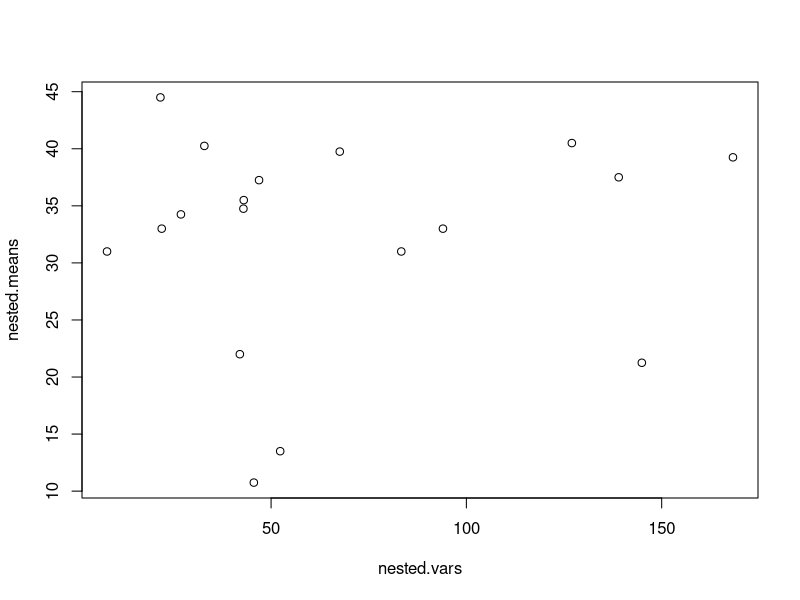
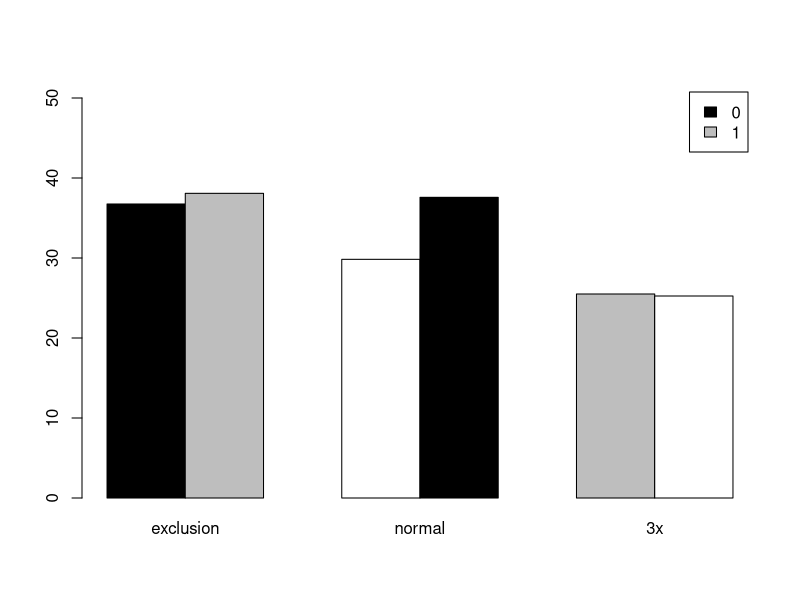
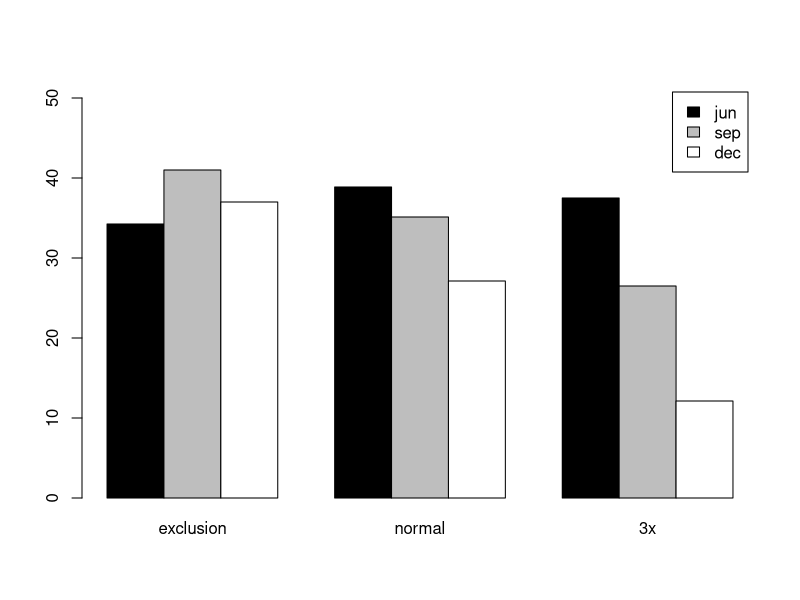
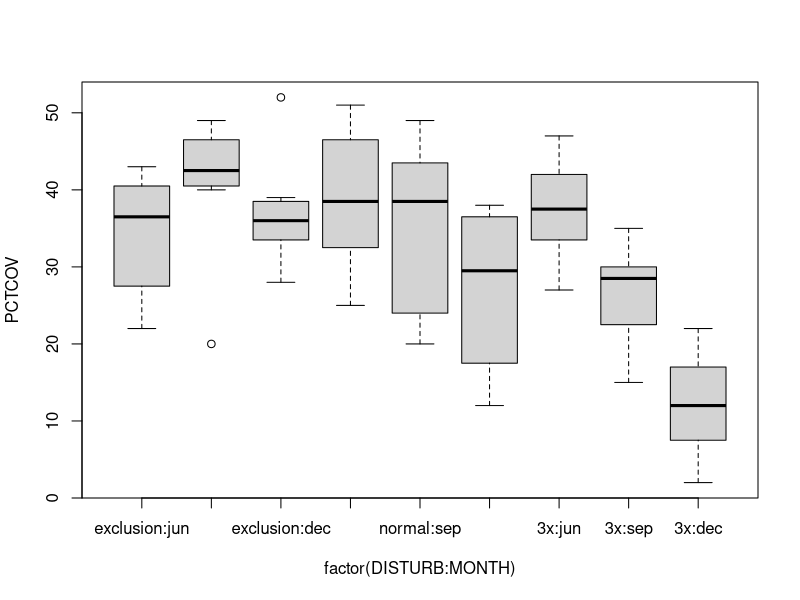

Write the R code that produced these figures, in order.
rawdata <- read.table('TramplingData.dat', header=T)
names(rawdata)


rawdata$DISTURB <- factor(rawdata$DISTURB, levels=c('exclusion', 'normal', '3x'))

rawdata$MONTH <- factor(rawdata$MONTH, levels=c('jun', 'sep', 'dec'))

nested <- rawdata

rawdata$PLOT <- factor(rawdata$PLOT)

nested$PLOT = nested$PLOT %% 2

nested$PLOT <- factor(nested$PLOT)

fligner.test(PCTCOV~factor((DISTURB:PLOT):MONTH), data=nested)
nested.vars <- with(nested, tapply(PCTCOV, DISTURB:PLOT:MONTH, var, na.rm=T))
nested.means <- with(nested, tapply(PCTCOV, DISTURB:PLOT:MONTH, mean, na.rm=T))
plot(nested.vars, nested.means)
sort(nested.vars)
max(nested.vars)/sum(nested.vars)
1/(1+(2/qf(1-.05/3, 1, 2)))

barplot(with(nested,tapply(PCTCOV,list(PLOT,DISTURB),mean)),beside=T, ylim=c(0,52), legend=c(levels(nested$PLOT)),col=c(1, 'grey', 0))
barplot(with(nested,tapply(PCTCOV,list(MONTH,DISTURB),mean)),beside=T, ylim=c(0,52), legend=c(levels(nested$MONTH)),col=c(1, 'grey', 0))
with(rawdata, boxplot(PCTCOV~factor(DISTURB:MONTH)))

nested.aov <- aov(PCTCOV~DISTURB+PLOT%in%DISTURB + DISTURB*MONTH + PLOT%in%DISTURB*MONTH, nested)
summary(nested.aov)

1-pf(11.01,2,6)
1-pf(7.37,2,3)
1-pf(5.18,4,6)

Q = qtukey(.95, 3, 12)
123.8/(5.7/Q)^2
Q*sqrt(123.8/54)
5.7127+3.7083
5.7127+12.04166
5.7127+8.3333333

TukeyHSD(nested.aov, "DISTURB")